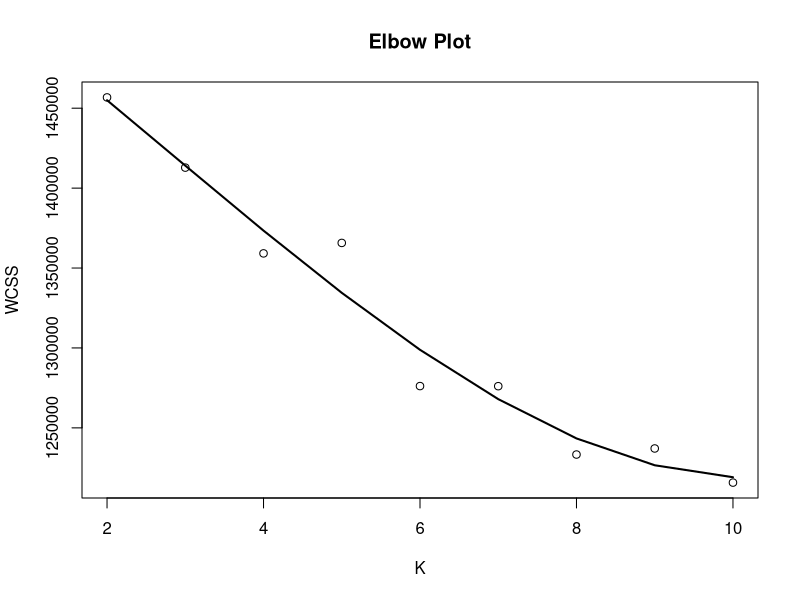

Reproduce this figure in R.
x = c(2:10)
y = c(1456759.08087539, 1412827.20942556, 1359164.51352206, 1365709.1021994, 1276135.79335051, 1276067.53978284, 1233304.68863817, 1237096.79937369, 1215747.61413016)

plot(x,y, type ='p', main = "Elbow Plot", xlab = "K", ylab = "WCSS")

model <- lm(y ~ x + I(x^2) + I(x^3))

# I can get the features of this model :
#summary(model)
#model$coefficients
#summary(model)$adj.r.squared

# For each value of x, I can get the value of y estimated by the model, and add it to the current plot !
myPredict <- predict( model ) 
ix <- sort(x,index.return=T)$ix
lines(x[ix], myPredict[ix], col=1, lwd=2 )  
